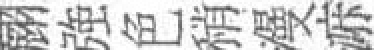
#> input picture HK1/NLP/Lab/week1/Assignment 1/22127233/crop_img/LCPv.001.1_crop_0.jpg, 187 x 25 px (shown 2 times larger)
$ python -i noise_reduction.py   (imports and definitions only)
#> lines starting #> are read from the running program, lines starting #| are printed output that depends on the picture
from PIL import ImageEnhance, Image, ImageFilter
import matplotlib.pyplot as plt

def resize_image(path_image: str, new_size: tuple = (1500, 2000)) -> None:
    ''' thay doi kich thuoc anh

    args:
        path_images: dia chi anh duoc luu
        max_size: kich thuoc toi da ma anh duoc tang
    '''
    img = Image.open(path_image)

    img = img.resize(new_size, Image.LANCZOS)
    img.save(path_image)

def change_brightness(img: Image, brightness_value: float) -> Image:
    ''' Change the brightness of the photo

    args:
        img: image
        brightness_value: value to change the brightness of the photo

    returns:
        photo after brightness increase
    '''

    # increase image brightness by brightness_value
    image_enhanced_brightness = ImageEnhance.Brightness(img)
    image_enhanced_brightness = image_enhanced_brightness.enhance(brightness_value)

    return image_enhanced_brightness

def change_contrast(img: Image, contrast_value: float) -> Image:
    ''' Change the contrast of the photo

    args:
        img: image
        contrast_value: value to change the contrast of the photo

    returns:
        photo after contrast increase
    '''

    # increase image contrast by contrast_value
    image_enhanced_contrast = ImageEnhance.Contrast(img)
    image_enhanced_contrast = image_enhanced_contrast.enhance(contrast_value)

    return image_enhanced_contrast

def image_preprocessing(
    img: Image,
    brightness: float = 1.5,
    contrast: float = 3.0,
    blur: float = 0.8
) -> Image:
    ''' Image preprocessing enhances OCR capabilities

    Change the blur, brightness, contrast, and size of
    the photo so that the text in the photo stands out the most and reduces noise.

    args:
        img: image
        brightness: thay doi do sang
        contrast: thay doi do tuong phan
        blur_value: thay doi do mo
    '''

    img = img.filter(ImageFilter.BoxBlur(blur))

    image_enhanced_brightness = change_brightness(img, brightness)
    image_enhanced_contrast = change_contrast(img, contrast)

    image_process = change_contrast(image_enhanced_brightness, contrast)

    # [7 lines of commented-out code are left out]

    return image_process

>>> from PIL import Image
>>> picture = Image.open('../../../../../HK1/NLP/Lab/week1/Assignment 1/22127233/crop_img/LCPv.001.1_crop_0.jpg')
#> picture is the input picture: PIL image 187x25 RGB; min 72, max 255, mean 206.4
>>> result = image_preprocessing(picture)
#> in image_preprocessing, `img = img.filter(ImageFilter.BoxBlur(blur))`:
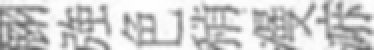
#> img: PIL image 187x25 RGB (shown 2 times larger); min 104, max 255, mean 206.4
#> in change_brightness, `image_enhanced_brightness = image_enhanced_brightness.enhance(brightne..`:
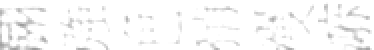
#> image_enhanced_brightness: PIL image 187x25 RGB (shown 2 times larger); min 156, max 255, mean 249
#> in change_contrast, `image_enhanced_contrast = image_enhanced_contrast.enhance(contrast_val..`:
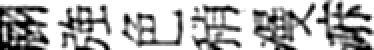
#> image_enhanced_contrast: PIL image 187x25 RGB (shown 2 times larger); min 0, max 255, mean 180.3
#> call 2 of change_contrast, with contrast_value = 3
#> in change_contrast (call 2), `image_enhanced_contrast = image_enhanced_contrast.enhance(contrast_val..`:
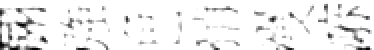
#> image_enhanced_contrast: PIL image 187x25 RGB (shown 2 times larger); min 0, max 255, mean 239.5

$ run again, on HK1/NLP/Lab/week1/Assignment 1/22127233/crop_img/LCPv.001.1_crop_1.jpg
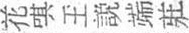
#> input picture HK1/NLP/Lab/week1/Assignment 1/22127233/crop_img/LCPv.001.1_crop_1.jpg, 189 x 33 px
#> picture is the input picture: PIL image 189x33 RGB; min 72, max 255, mean 221.3
#> in image_preprocessing, `img = img.filter(ImageFilter.BoxBlur(blur))`:
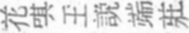
#> img: PIL image 189x33 RGB; min 114, max 255, mean 221.3
#> in change_contrast (call 2), `image_enhanced_contrast = image_enhanced_contrast.enhance(contrast_val..`:
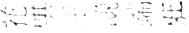
#> image_enhanced_contrast: PIL image 189x33 RGB; min 9, max 255, mean 246.9

$ run again, on HK1/NLP/Lab/week1/Assignment 1/22127233/crop_img/LCPv.001.1_crop_10.jpg
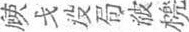
#> input picture HK1/NLP/Lab/week1/Assignment 1/22127233/crop_img/LCPv.001.1_crop_10.jpg, 189 x 32 px
#> picture is the input picture: PIL image 189x32 RGB; min 66, max 255, mean 223.1
#> in image_preprocessing, `img = img.filter(ImageFilter.BoxBlur(blur))`:
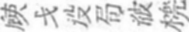
#> img: PIL image 189x32 RGB; min 116, max 255, mean 223.1
#> in change_contrast (call 2), `image_enhanced_contrast = image_enhanced_contrast.enhance(contrast_val..`:
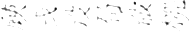
#> image_enhanced_contrast: PIL image 189x32 RGB; min 16, max 255, mean 248.2
